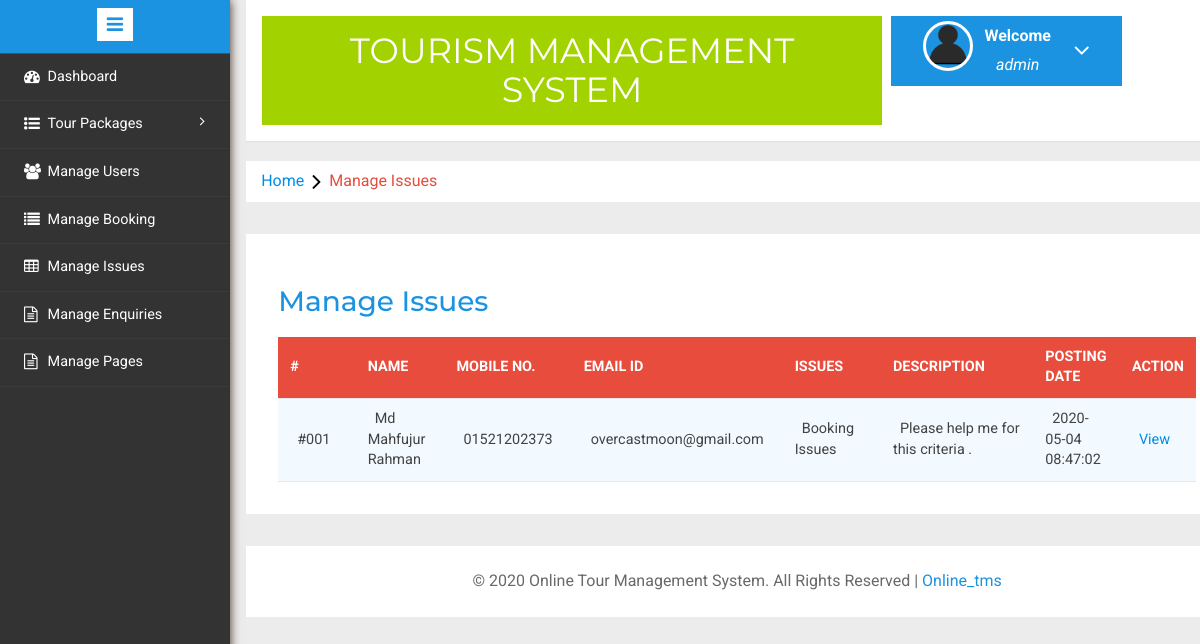
Screenshot of /admin/manageissues.php (signed in) with the database file from the repository.
### tables this page shows
CREATE TABLE `tbl_issu` (
  `id` int(11) NOT NULL,
  `useremail` varchar(255) NOT NULL,
  `issue` varchar(255) NOT NULL,
  `description` text NOT NULL,
  `postingdate` timestamp NOT NULL DEFAULT CURRENT_TIMESTAMP ON UPDATE CURRENT_TIMESTAMP,
  `adminremark` text NOT NULL,
  `remarkdate` timestamp NOT NULL DEFAULT '0000-00-00 00:00:00' ON UPDATE CURRENT_TIMESTAMP
);

CREATE TABLE `tbl_user` (
  `id` int(11) NOT NULL,
  `fullname` varchar(50) NOT NULL,
  `mobile` varchar(20) NOT NULL,
  `email` varchar(50) NOT NULL,
  `password` varchar(50) NOT NULL,
  `regdate` timestamp NOT NULL DEFAULT CURRENT_TIMESTAMP ON UPDATE CURRENT_TIMESTAMP,
  `upda` timestamp NOT NULL DEFAULT '0000-00-00 00:00:00' ON UPDATE CURRENT_TIMESTAMP
);

### admin/manageissues.php (the view, shortened to what this page needs)
<?php
include('includes/config.php');
if(strlen($_SESSION['alogin'])==0)
	{
header('location:index.php');
}
else{
	?>
<!DOCTYPE HTML>
<html>
<head>
<link href="css/bootstrap.min.css" rel='stylesheet' type='text/css' />
<link href="css/style.css" rel='stylesheet' type='text/css' />
<link rel="stylesheet" href="css/morris.css" type="text/css"/>
<link href="css/font-awesome.css" rel="stylesheet">
<link rel="stylesheet" type="text/css" href="css/table-style.css" />
<link rel="stylesheet" type="text/css" href="css/basictable.css" />
<link rel="stylesheet" href="css/icon-font.min.css" type='text/css' />
</head>
<body>
   <div class="page-container">
<div class="left-content">
	   <div class="mother-grid-inner">
				<?php include('includes/header.php');?>
				</div>
<ol class="breadcrumb">
                <li class="breadcrumb-item"><a href="dashboard.php">Home</a><i class="fa fa-angle-right"></i>Manage Issues</li>
            </ol>
<div class="agile-grids">
				<div class="agile-tables">
					<div class="w3l-table-info">
					  <h2>Manage Issues</h2>
					    <table id="table">
						<thead>
						  <tr>
						  <th>#</th>
							<th>Name</th>
							<th>Mobile No.</th>
							<th>Email Id</th>
							<th>Issues </th>
							<th>Description </th>
							<th>Posting date </th>
							<th>Action </th>
						  </tr>
						</thead>
						<tbody>
<?php
    $sql="SELECT tbl_issu.id as id,tbl_user.fullname as fname,tbl_user.mobile as mnumber,tbl_user.email as email,tbl_issu.issue as issu,tbl_issu.description as des,tbl_issu.postingdate as posdate FROM tbl_issu JOIN tbl_user on tbl_user.email=tbl_issu.useremail";
    $query=mysqli_query($con,$sql);
    $num=mysqli_num_rows($query);
    if($num>0){
    	while ($result=mysqli_fetch_array($query)) {
			?>
						  <tr>
							<td width="120">#00<?php echo htmlentities($result['id']);?></td>
							<td width="50"><?php echo htmlentities($result['fname']);?></td>
								<td width="50"><?php echo htmlentities($result['mnumber']);?></td>
							<td width="50"><?php echo htmlentities($result['email']);?></td>
							<td width="200"><?php echo htmlentities($result['issu']);?></a></td>
							<td width="400"><?php echo htmlentities($result['des']);?></td>
								<td width="50"><?php echo htmlentities($result['posdate']);?></td>
<td><a href="javascript:void(0);" onClick="popUpWindow('updateissue.php?iid=<?php echo ($result['id']);?>');">View </a>
</td>
</tr>
						 <?php
						  } }?>
						</tbody>
					  </table>
					</div>
			</div>
<?php include('includes/footer.php');?>
</div>
</div>
						<?php include('includes/sidebarmenu.php');?>
							</div>
</body>
</html>
<?php } ?>

### admin/css/table-style.css (style rules this page uses)
table { background: white; border-collapse: collapse; margin: 1.25em 0 0; width: 100%; }
table tr, table th, table td { border: none; border-bottom: 1px solid #e8e8e8; font-size: .95em; }
table th, table td { padding: 10px 12px; text-align: left; }
table th { background: #e74c3c; color: #fff; text-transform: uppercase; }
table tr td { background: #f3faff; color: #424242; }
table { width: 100%; }

### rows the page displays
tbl_issu: id "1", tbl_user.fullname "Md Mahfujur Rahman", tbl_user.mobile "01521202373", tbl_user.email "overcastmoon@gmail.com", issue "Booking Issues", description "Please help me for this criteria .", postingdate "2020-05-04 08:47:02"

### other values shown
$_SESSION['alogin'] "admin"
Date("Y") "2020"
